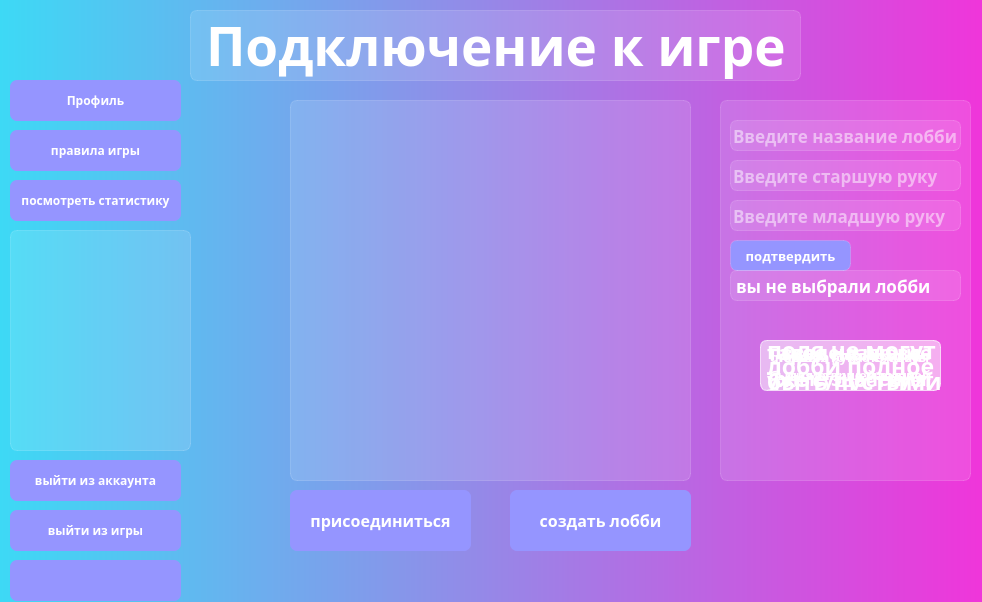
<?xml version="1.0" encoding="UTF-8"?>
<ui version="4.0">
 <class>pre_lobby</class>
 <widget class="QMainWindow" name="pre_lobby">
  <property name="geometry">
   <rect>
    <x>0</x>
    <y>0</y>
    <width>982</width>
    <height>602</height>
   </rect>
  </property>
  <property name="windowTitle">
   <string>MainWindow</string>
  </property>
  <property name="styleSheet">
   <string notr="true">background-color: qlineargradient(spread:pad, x1:0, y1:0, x2:1, y2:0, stop:0 rgb(61, 217, 245), stop:1 rgb(240, 53, 218));
font-family: ljk_OCRA;
         font-weight: bold;
            color: rgb(255, 255, 255);
            border-style: solid;</string>
  </property>
  <widget class="QWidget" name="centralwidget">
   <widget class="QFrame" name="label_all">
    <property name="geometry">
     <rect>
      <x>10</x>
      <y>10</y>
      <width>991</width>
      <height>611</height>
     </rect>
    </property>
    <property name="styleSheet">
     <string notr="true">background-color: None;
border-style: None;</string>
    </property>
    <property name="frameShape">
     <enum>QFrame::StyledPanel</enum>
    </property>
    <property name="frameShadow">
     <enum>QFrame::Raised</enum>
    </property>
    <widget class="QPushButton" name="btn_create">
     <property name="geometry">
      <rect>
       <x>500</x>
       <y>480</y>
       <width>181</width>
       <height>61</height>
      </rect>
     </property>
     <property name="font">
      <font>
       <family>ljk_OCRA</family>
       <pointsize>12</pointsize>
       <bold>true</bold>
      </font>
     </property>
     <property name="cursor">
      <cursorShape>OpenHandCursor</cursorShape>
     </property>
     <property name="styleSheet">
      <string notr="true">background-color: rgb(149, 149, 255);
border-radius: 7px;</string>
     </property>
     <property name="text">
      <string>создать лобби</string>
     </property>
     <property name="icon">
      <iconset resource="icon.qrc">
       <normaloff>:/newPrefix/icons/cil-settings.png</normaloff>:/newPrefix/icons/cil-settings.png</iconset>
     </property>
    </widget>
    <widget class="QLabel" name="label">
     <property name="geometry">
      <rect>
       <x>180</x>
       <y>0</y>
       <width>611</width>
       <height>71</height>
      </rect>
     </property>
     <property name="font">
      <font>
       <family>ljk_OCRA</family>
       <pointsize>40</pointsize>
       <bold>true</bold>
      </font>
     </property>
     <property name="styleSheet">
      <string notr="true">background-color: rgba(255,255,255,30);
border: 1px solid rgba(255,255,255,40);
border-style: solid;
font-family: ljk_OCRA;
border-radius: 7px;
</string>
     </property>
     <property name="text">
      <string>Подключение к игре</string>
     </property>
    </widget>
    <widget class="QLabel" name="label_full">
     <property name="geometry">
      <rect>
       <x>750</x>
       <y>330</y>
       <width>181</width>
       <height>51</height>
      </rect>
     </property>
     <property name="font">
      <font>
       <family>ljk_OCRA</family>
       <pointsize>17</pointsize>
       <bold>true</bold>
      </font>
     </property>
     <property name="styleSheet">
      <string notr="true">background-color: rgba(255,255,255,30);
border: 1px solid rgba(255,255,255,40);
border-style: solid;
font-family: ljk_OCRA;
border-radius: 7px;</string>
     </property>
     <property name="text">
      <string>лобби полное</string>
     </property>
    </widget>
    <widget class="QLabel" name="label_exists">
     <property name="geometry">
      <rect>
       <x>750</x>
       <y>330</y>
       <width>181</width>
       <height>51</height>
      </rect>
     </property>
     <property name="font">
      <font>
       <family>ljk_OCRA</family>
       <pointsize>15</pointsize>
       <bold>true</bold>
      </font>
     </property>
     <property name="styleSheet">
      <string notr="true">background-color: rgba(255,255,255,30);
border: 1px solid rgba(255,255,255,40);
border-style: solid;
font-family: ljk_OCRA;
border-radius: 7px;</string>
     </property>
     <property name="text">
      <string>такое название
уже существует</string>
     </property>
    </widget>
    <widget class="QLabel" name="label_empty">
     <property name="geometry">
      <rect>
       <x>750</x>
       <y>330</y>
       <width>181</width>
       <height>51</height>
      </rect>
     </property>
     <property name="font">
      <font>
       <family>ljk_OCRA</family>
       <pointsize>17</pointsize>
       <bold>true</bold>
      </font>
     </property>
     <property name="styleSheet">
      <string notr="true">background-color: rgba(255,255,255,30);
border: 1px solid rgba(255,255,255,40);
border-style: solid;
font-family: ljk_OCRA;
border-radius: 7px;</string>
     </property>
     <property name="text">
      <string>поля не могут
быть пустыми</string>
     </property>
    </widget>
    <widget class="QPushButton" name="btn_join">
     <property name="geometry">
      <rect>
       <x>280</x>
       <y>480</y>
       <width>181</width>
       <height>61</height>
      </rect>
     </property>
     <property name="font">
      <font>
       <family>ljk_OCRA</family>
       <pointsize>12</pointsize>
       <bold>true</bold>
      </font>
     </property>
     <property name="cursor">
      <cursorShape>OpenHandCursor</cursorShape>
     </property>
     <property name="styleSheet">
      <string notr="true">background-color: rgb(149, 149, 255);
border-radius: 7px;</string>
     </property>
     <property name="text">
      <string>присоединиться</string>
     </property>
     <property name="icon">
      <iconset resource="icon.qrc">
       <normaloff>:/newPrefix/icons/cil-user-follow.png</normaloff>:/newPrefix/icons/cil-user-follow.png</iconset>
     </property>
    </widget>
    <widget class="QPushButton" name="btn_exitgame">
     <property name="geometry">
      <rect>
       <x>0</x>
       <y>500</y>
       <width>171</width>
       <height>41</height>
      </rect>
     </property>
     <property name="cursor">
      <cursorShape>OpenHandCursor</cursorShape>
     </property>
     <property name="styleSheet">
      <string notr="true">background-color: rgb(149, 149, 255);
border-radius: 7px;</string>
     </property>
     <property name="text">
      <string>выйти из игры</string>
     </property>
     <property name="icon">
      <iconset resource="icon.qrc">
       <normaloff>:/newPrefix/icons/cil-account-logout.png</normaloff>:/newPrefix/icons/cil-account-logout.png</iconset>
     </property>
    </widget>
    <widget class="QPushButton" name="btn_logout">
     <property name="geometry">
      <rect>
       <x>0</x>
       <y>450</y>
       <width>171</width>
       <height>41</height>
      </rect>
     </property>
     <property name="cursor">
      <cursorShape>OpenHandCursor</cursorShape>
     </property>
     <property name="styleSheet">
      <string notr="true">border-radius: 7px;
background-color: rgb(149, 149, 255);</string>
     </property>
     <property name="text">
      <string>выйти из аккаунта</string>
     </property>
     <property name="icon">
      <iconset resource="icon.qrc">
       <normaloff>:/newPrefix/icons/cil-door.png</normaloff>:/newPrefix/icons/cil-door.png</iconset>
     </property>
    </widget>
    <widget class="QLabel" name="label_not_selected">
     <property name="geometry">
      <rect>
       <x>720</x>
       <y>260</y>
       <width>231</width>
       <height>31</height>
      </rect>
     </property>
     <property name="font">
      <font>
       <family>ljk_OCRA</family>
       <pointsize>-1</pointsize>
       <bold>true</bold>
      </font>
     </property>
     <property name="styleSheet">
      <string notr="true">background-color: rgba(255,255,255,30);
border: 1px solid rgba(255,255,255,40);
border-style: solid;
font-family: ljk_OCRA;
border-radius: 7px;
font-size: 17px;</string>
     </property>
     <property name="text">
      <string>вы не выбрали лобби</string>
     </property>
    </widget>
    <widget class="QFrame" name="frame_add">
     <property name="geometry">
      <rect>
       <x>710</x>
       <y>90</y>
       <width>251</width>
       <height>381</height>
      </rect>
     </property>
     <property name="font">
      <font>
       <family>ljk_OCRA</family>
       <pointsize>18</pointsize>
       <bold>true</bold>
      </font>
     </property>
     <property name="styleSheet">
      <string notr="true">background-color: rgba(255,255,255,30);
border: 1px solid rgba(255,255,255,40);
border-style: solid;
font-family: ljk_OCRA;
border-radius: 7px;
</string>
     </property>
     <widget class="QLineEdit" name="lineEdit_lobby_name">
      <property name="geometry">
       <rect>
        <x>10</x>
        <y>20</y>
        <width>231</width>
        <height>31</height>
       </rect>
      </property>
      <property name="font">
       <font>
        <family>ljk_OCRA</family>
        <pointsize>13</pointsize>
        <bold>true</bold>
       </font>
      </property>
      <property name="styleSheet">
       <string notr="true">font-family: ljk_OCRA;
         font-weight: bold;
            color: rgb(255, 255, 255);
            border-style: solid;
            border-radius:21px;
border-radius: 7px;</string>
      </property>
      <property name="inputMask">
       <string/>
      </property>
      <property name="placeholderText">
       <string>Введите название лобби</string>
      </property>
     </widget>
     <widget class="QPushButton" name="btn_confirm">
      <property name="geometry">
       <rect>
        <x>10</x>
        <y>140</y>
        <width>121</width>
        <height>31</height>
       </rect>
      </property>
      <property name="font">
       <font>
        <family>ljk_OCRA</family>
        <pointsize>10</pointsize>
        <bold>true</bold>
       </font>
      </property>
      <property name="cursor">
       <cursorShape>OpenHandCursor</cursorShape>
      </property>
      <property name="styleSheet">
       <string notr="true">background-color: rgb(149, 149, 255);
border-radius: 7px;</string>
      </property>
      <property name="text">
       <string>подтвердить</string>
      </property>
      <property name="icon">
       <iconset resource="icon.qrc">
        <normaloff>:/newPrefix/icons/cil-check-circle.png</normaloff>:/newPrefix/icons/cil-check-circle.png</iconset>
      </property>
     </widget>
     <widget class="QLineEdit" name="lineEdit_small_blind">
      <property name="geometry">
       <rect>
        <x>10</x>
        <y>100</y>
        <width>231</width>
        <height>31</height>
       </rect>
      </property>
      <property name="font">
       <font>
        <family>ljk_OCRA</family>
        <pointsize>13</pointsize>
        <bold>true</bold>
       </font>
      </property>
      <property name="styleSheet">
       <string notr="true">font-family: ljk_OCRA;
         font-weight: bold;
            color: rgb(255, 255, 255);
            border-style: solid;
            border-radius:21px;
border-radius: 7px;</string>
      </property>
      <property name="inputMask">
       <string/>
      </property>
      <property name="placeholderText">
       <string>Введите младшую руку</string>
      </property>
     </widget>
     <widget class="QLineEdit" name="lineEdit_big_blind">
      <property name="geometry">
       <rect>
        <x>10</x>
        <y>60</y>
        <width>231</width>
        <height>31</height>
       </rect>
      </property>
      <property name="font">
       <font>
        <family>ljk_OCRA</family>
        <pointsize>13</pointsize>
        <bold>true</bold>
       </font>
      </property>
      <property name="styleSheet">
       <string notr="true">font-family: ljk_OCRA;
         font-weight: bold;
            color: rgb(255, 255, 255);
            border-style: solid;
            border-radius:21px;
border-radius: 7px;</string>
      </property>
      <property name="inputMask">
       <string/>
      </property>
      <property name="placeholderText">
       <string>Введите старшую руку</string>
      </property>
     </widget>
    </widget>
    <widget class="QFrame" name="frame_2">
     <property name="geometry">
      <rect>
       <x>0</x>
       <y>220</y>
       <width>181</width>
       <height>221</height>
      </rect>
     </property>
     <property name="styleSheet">
      <string notr="true">image: url(:/photos/icons/25451e51f89d681ca1d40d9c703e9578.jpg);
background-color: rgba(255,255,255,30);
border: 1px solid rgba(255,255,255,40);
border-style: solid;
font-family: ljk_OCRA;
border-radius: 7px;
</string>
     </property>
     <property name="frameShape">
      <enum>QFrame::StyledPanel</enum>
     </property>
     <property name="frameShadow">
      <enum>QFrame::Raised</enum>
     </property>
    </widget>
    <widget class="QPushButton" name="btn_profile">
     <property name="geometry">
      <rect>
       <x>0</x>
       <y>70</y>
       <width>171</width>
       <height>41</height>
      </rect>
     </property>
     <property name="cursor">
      <cursorShape>OpenHandCursor</cursorShape>
     </property>
     <property name="styleSheet">
      <string notr="true">
background-color: rgb(149, 149, 255);
border-radius: 7px;</string>
     </property>
     <property name="text">
      <string>Профиль</string>
     </property>
     <property name="icon">
      <iconset resource="icon.qrc">
       <normaloff>:/newPrefix/icons/cil-home.png</normaloff>:/newPrefix/icons/cil-home.png</iconset>
     </property>
    </widget>
    <widget class="QPushButton" name="btn_rules">
     <property name="geometry">
      <rect>
       <x>0</x>
       <y>120</y>
       <width>171</width>
       <height>41</height>
      </rect>
     </property>
     <property name="cursor">
      <cursorShape>OpenHandCursor</cursorShape>
     </property>
     <property name="styleSheet">
      <string notr="true">background-color: rgb(149, 149, 255);
border-radius: 7px;</string>
     </property>
     <property name="text">
      <string>правила игры</string>
     </property>
     <property name="icon">
      <iconset resource="icon.qrc">
       <normaloff>:/newPrefix/icons/cil-notes.png</normaloff>:/newPrefix/icons/cil-notes.png</iconset>
     </property>
    </widget>
    <widget class="QPushButton" name="btn_admin">
     <property name="enabled">
      <bool>false</bool>
     </property>
     <property name="geometry">
      <rect>
       <x>0</x>
       <y>550</y>
       <width>171</width>
       <height>41</height>
      </rect>
     </property>
     <property name="cursor">
      <cursorShape>OpenHandCursor</cursorShape>
     </property>
     <property name="styleSheet">
      <string notr="true">border-radius: 7px;
image: url(:/newPrefix/icons/cil-briefcase.png);
background-color: rgb(149, 149, 255);</string>
     </property>
     <property name="text">
      <string/>
     </property>
    </widget>
    <widget class="QListWidget" name="listWidget">
     <property name="geometry">
      <rect>
       <x>280</x>
       <y>90</y>
       <width>401</width>
       <height>381</height>
      </rect>
     </property>
     <property name="font">
      <font>
       <family>ljk_OCRA</family>
       <pointsize>17</pointsize>
       <bold>true</bold>
       <kerning>true</kerning>
      </font>
     </property>
     <property name="cursor" stdset="0">
      <cursorShape>PointingHandCursor</cursorShape>
     </property>
     <property name="styleSheet">
      <string notr="true">background-color: rgba(255,255,255,30);
border: 1px solid rgba(255,255,255,40);
border-style: solid;
font-family: ljk_OCRA;
border-radius: 7px;</string>
     </property>
    </widget>
    <widget class="QPushButton" name="btn_statistic">
     <property name="geometry">
      <rect>
       <x>0</x>
       <y>170</y>
       <width>171</width>
       <height>41</height>
      </rect>
     </property>
     <property name="cursor">
      <cursorShape>OpenHandCursor</cursorShape>
     </property>
     <property name="styleSheet">
      <string notr="true">
background-color: rgb(149, 149, 255);
border-radius: 7px;</string>
     </property>
     <property name="text">
      <string>посмотреть статистику</string>
     </property>
     <property name="icon">
      <iconset resource="icon.qrc">
       <normaloff>:/newPrefix/icons/cil-chart-line.png</normaloff>:/newPrefix/icons/cil-chart-line.png</iconset>
     </property>
    </widget>
    <widget class="QLabel" name="label_load">
     <property name="geometry">
      <rect>
       <x>330</x>
       <y>120</y>
       <width>301</width>
       <height>304</height>
      </rect>
     </property>
     <property name="font">
      <font>
       <family>ljk_OCRA</family>
       <pointsize>9</pointsize>
       <bold>true</bold>
      </font>
     </property>
     <property name="styleSheet">
      <string notr="true">background-color: none;


</string>
     </property>
     <property name="text">
      <string/>
     </property>
    </widget>
    <widget class="QLabel" name="label_not_valid">
     <property name="geometry">
      <rect>
       <x>750</x>
       <y>330</y>
       <width>181</width>
       <height>51</height>
      </rect>
     </property>
     <property name="font">
      <font>
       <family>ljk_OCRA</family>
       <pointsize>14</pointsize>
       <bold>true</bold>
      </font>
     </property>
     <property name="styleSheet">
      <string notr="true">background-color: rgba(255,255,255,30);
border: 1px solid rgba(255,255,255,40);
border-style: solid;
font-family: ljk_OCRA;
border-radius: 7px;</string>
     </property>
     <property name="text">
      <string>введены неве
рные значения</string>
     </property>
     <property name="alignment">
      <set>Qt::AlignCenter</set>
     </property>
     <property name="wordWrap">
      <bool>false</bool>
     </property>
    </widget>
    <widget class="QLabel" name="label_size_error">
     <property name="geometry">
      <rect>
       <x>750</x>
       <y>330</y>
       <width>181</width>
       <height>51</height>
      </rect>
     </property>
     <property name="font">
      <font>
       <family>ljk_OCRA</family>
       <pointsize>10</pointsize>
       <bold>true</bold>
      </font>
     </property>
     <property name="styleSheet">
      <string notr="true">background-color: rgba(255,255,255,30);
border: 1px solid rgba(255,255,255,40);
border-style: solid;
font-family: ljk_OCRA;
border-radius: 7px;</string>
     </property>
     <property name="text">
      <string>старшая рука не может
быть меньше младшей</string>
     </property>
     <property name="alignment">
      <set>Qt::AlignCenter</set>
     </property>
     <property name="wordWrap">
      <bool>false</bool>
     </property>
    </widget>
    <widget class="QLabel" name="label_not_enough">
     <property name="geometry">
      <rect>
       <x>750</x>
       <y>330</y>
       <width>181</width>
       <height>51</height>
      </rect>
     </property>
     <property name="font">
      <font>
       <family>ljk_OCRA</family>
       <pointsize>10</pointsize>
       <bold>true</bold>
      </font>
     </property>
     <property name="styleSheet">
      <string notr="true">background-color: rgba(255,255,255,30);
border: 1px solid rgba(255,255,255,40);
border-style: solid;
font-family: ljk_OCRA;
border-radius: 7px;</string>
     </property>
     <property name="text">
      <string>недостаточно средств
для старшей руки</string>
     </property>
     <property name="alignment">
      <set>Qt::AlignCenter</set>
     </property>
     <property name="wordWrap">
      <bool>false</bool>
     </property>
    </widget>
    <zorder>frame_add</zorder>
    <zorder>btn_create</zorder>
    <zorder>label</zorder>
    <zorder>label_full</zorder>
    <zorder>label_exists</zorder>
    <zorder>label_empty</zorder>
    <zorder>btn_join</zorder>
    <zorder>btn_exitgame</zorder>
    <zorder>btn_logout</zorder>
    <zorder>label_not_selected</zorder>
    <zorder>frame_2</zorder>
    <zorder>btn_profile</zorder>
    <zorder>btn_rules</zorder>
    <zorder>btn_admin</zorder>
    <zorder>listWidget</zorder>
    <zorder>btn_statistic</zorder>
    <zorder>label_load</zorder>
    <zorder>label_not_valid</zorder>
    <zorder>label_size_error</zorder>
    <zorder>label_not_enough</zorder>
   </widget>
  </widget>
 </widget>
 <resources>
  <include location="icon.qrc"/>
 </resources>
 <connections/>
</ui>
